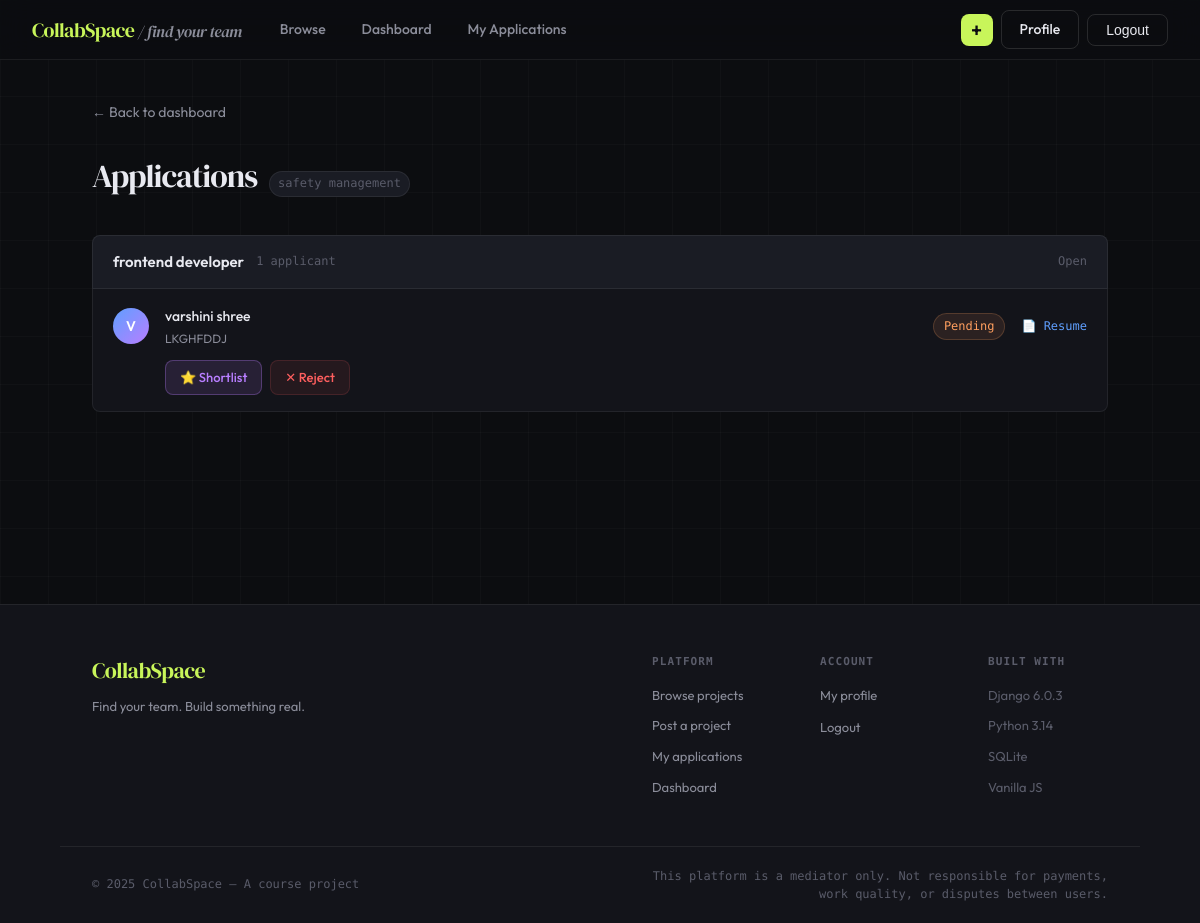
/project/5/applications/ (signed in), run on an earlier commit of the app's database.
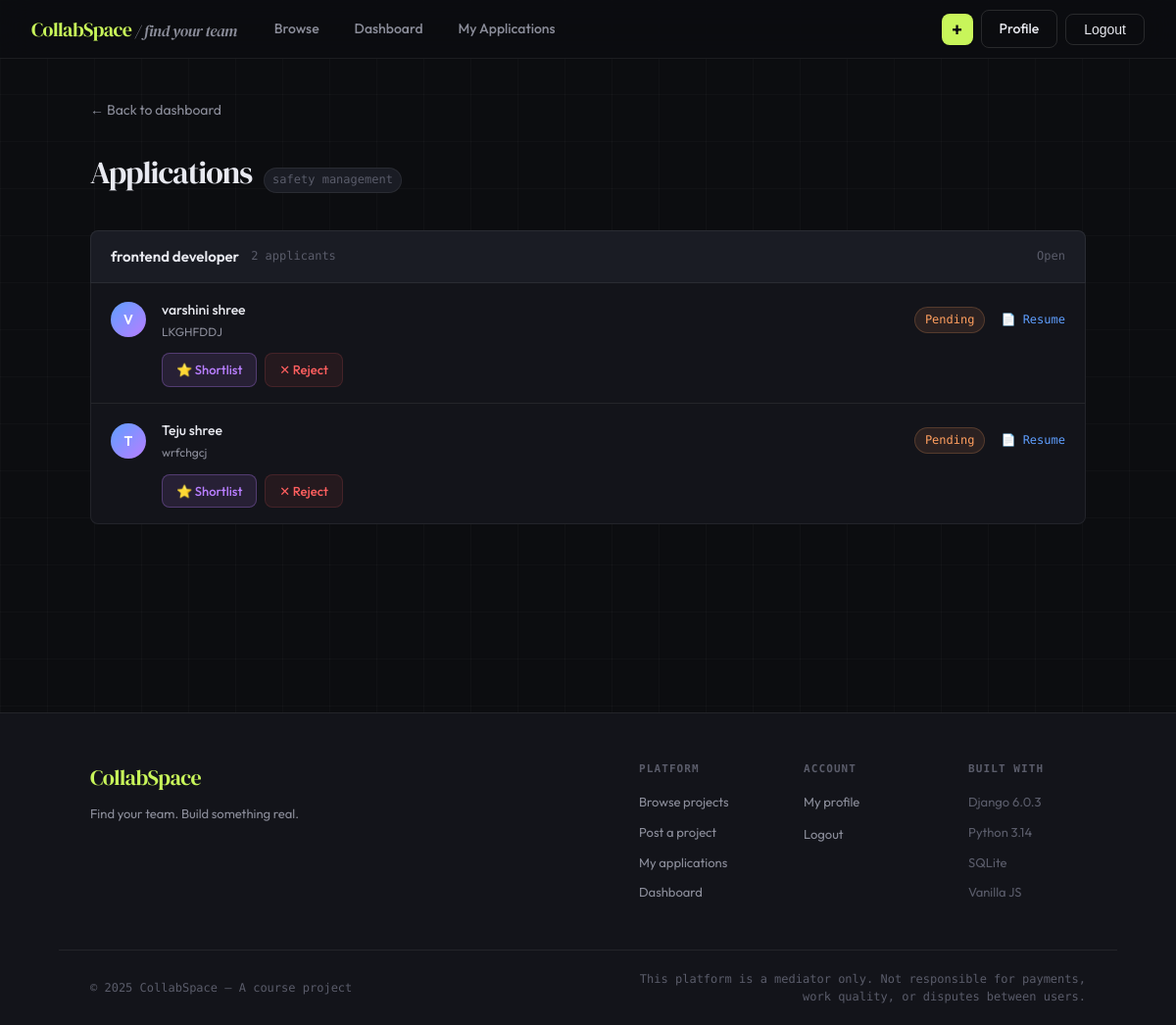
And on a later commit of the database.
### projects/models.py (models this page shows, shortened)
class Role(models.Model):
    project = models.ForeignKey(Project, on_delete=models.CASCADE, related_name='roles')
    role_name = models.CharField(max_length=100)
    is_filled = models.BooleanField(default=False)

class Application(models.Model):
    STATUS_CHOICES = [
        ('pending', 'Pending'),
        ('shortlisted', 'Shortlisted'),
        ('interview_scheduled', 'Interview Scheduled'),
        ('accepted', 'Accepted'),
        ('rejected', 'Rejected'),
    ]
    applicant = models.ForeignKey(User, on_delete=models.CASCADE, related_name='applications')
    role = models.ForeignKey(Role, on_delete=models.CASCADE, related_name='applications')
    project = models.ForeignKey(Project, on_delete=models.CASCADE, related_name='applications')
    application_message = models.TextField()
    resume = models.FileField(upload_to='application_resumes/')
    status = models.CharField(max_length=20, choices=STATUS_CHOICES, default='pending')
    interview_date = models.DateField(null=True, blank=True)
    interview_time = models.TimeField(null=True, blank=True)
    interview_link = models.URLField(null=True, blank=True)
    interview_notes = models.TextField(null=True, blank=True)
    applied_at = models.DateTimeField(auto_now_add=True)
    updated_at = models.DateTimeField(auto_now=True)
    class Meta:
        unique_together = ('applicant', 'role')

### projects/views.py (the view)
# urls.py: path('project/<int:project_pk>/applications/', views.manage_applications, name='manage_applications'),
@login_required
def manage_applications(request, project_pk):
    project = get_object_or_404(Project, pk=project_pk, creator=request.user)
    roles = project.roles.prefetch_related(
        'applications__applicant__profile'
    ).all()
    return render(request, 'projects/manage_applications.html', {
        'project': project,
        'roles': roles,
    })

### templates/projects/manage_applications.html (shortened to what this page needs)
{% extends 'base.html' %}
{% block content %}
<div class="manage-wrap">
  <div class="container">
    <a class="detail-back" href="{% url 'dashboard' %}">← Back to dashboard</a>
    <div class="section-head" style="margin-bottom:32px">
      <div class="section-title" style="font-family:'DM Serif Display',serif;font-size:32px;letter-spacing:-1px">Applications</div>
      <div class="section-count">{{ project.title }}</div>
    </div>
    {% for role in roles %}
      <div class="role-section">
        <div class="role-section-head">
          <div class="role-section-name">{{ role.role_name }}</div>
          <div class="role-section-count">{{ role.applications.count }} applicant{{ role.applications.count|pluralize }}</div>
          <div class="role-section-filled">{% if role.is_filled %}Filled ✓{% else %}Open{% endif %}</div>
        </div>
        {% for app in role.applications.all %}
          <div class="applicant-row" style="flex-direction:column;align-items:flex-start;gap:12px">
            <div style="display:flex;align-items:center;gap:16px;width:100%">
              <div class="applicant-avatar" style="background:linear-gradient(135deg,#5f9fff,#b87eff)">
                {{ app.applicant.username|first|upper }}
              </div>
              <div class="applicant-info">
                <div class="applicant-name">{{ app.applicant.get_full_name|default:app.applicant.username }}</div>
                <div class="applicant-msg">{{ app.application_message|truncatewords:15 }}</div>
              </div>
              <span class="badge badge-{{ app.status }}" style="margin-left:auto">{{ app.get_status_display }}</span>
              {% if app.resume %}
                <a href="{{ app.resume.url }}" class="resume-link" target="_blank">📄 Resume</a>
              {% endif %}
            </div>
            <div style="display:flex;gap:8px;flex-wrap:wrap;padding-left:52px">
              {% if app.status == 'pending' %}
                <a class="btn btn-sm" style="background:rgba(184,126,255,0.12);color:var(--purple);border:1px solid rgba(184,126,255,0.3)" href="{% url 'update_application_status' app.pk 'shortlisted' %}">⭐ Shortlist</a>
                <a class="btn btn-reject btn-sm" href="{% url 'update_application_status' app.pk 'rejected' %}">✕ Reject</a>
              {% elif app.status == 'rejected' %}
                <div style="font-size:12px;color:var(--text3);padding:6px 0">Application rejected.</div>
              {% endif %}
            </div>
          </div>
        {% empty %}
          <div class="applicant-row" style="color:var(--text3);font-size:14px">No applications yet for this role.</div>
        {% endfor %}
      </div>
    {% endfor %}
  </div>
</div>
{% endblock %}

What changed in the data, as far as the page shows it:
computed for Role "frontend developer": applications.count "1" → "2"
added Application: applicant.username|first "T", applicant.get_full_name "Teju shree", application_message "wrfchgcj", status "Pending", shows "⭐ Shortlist"
